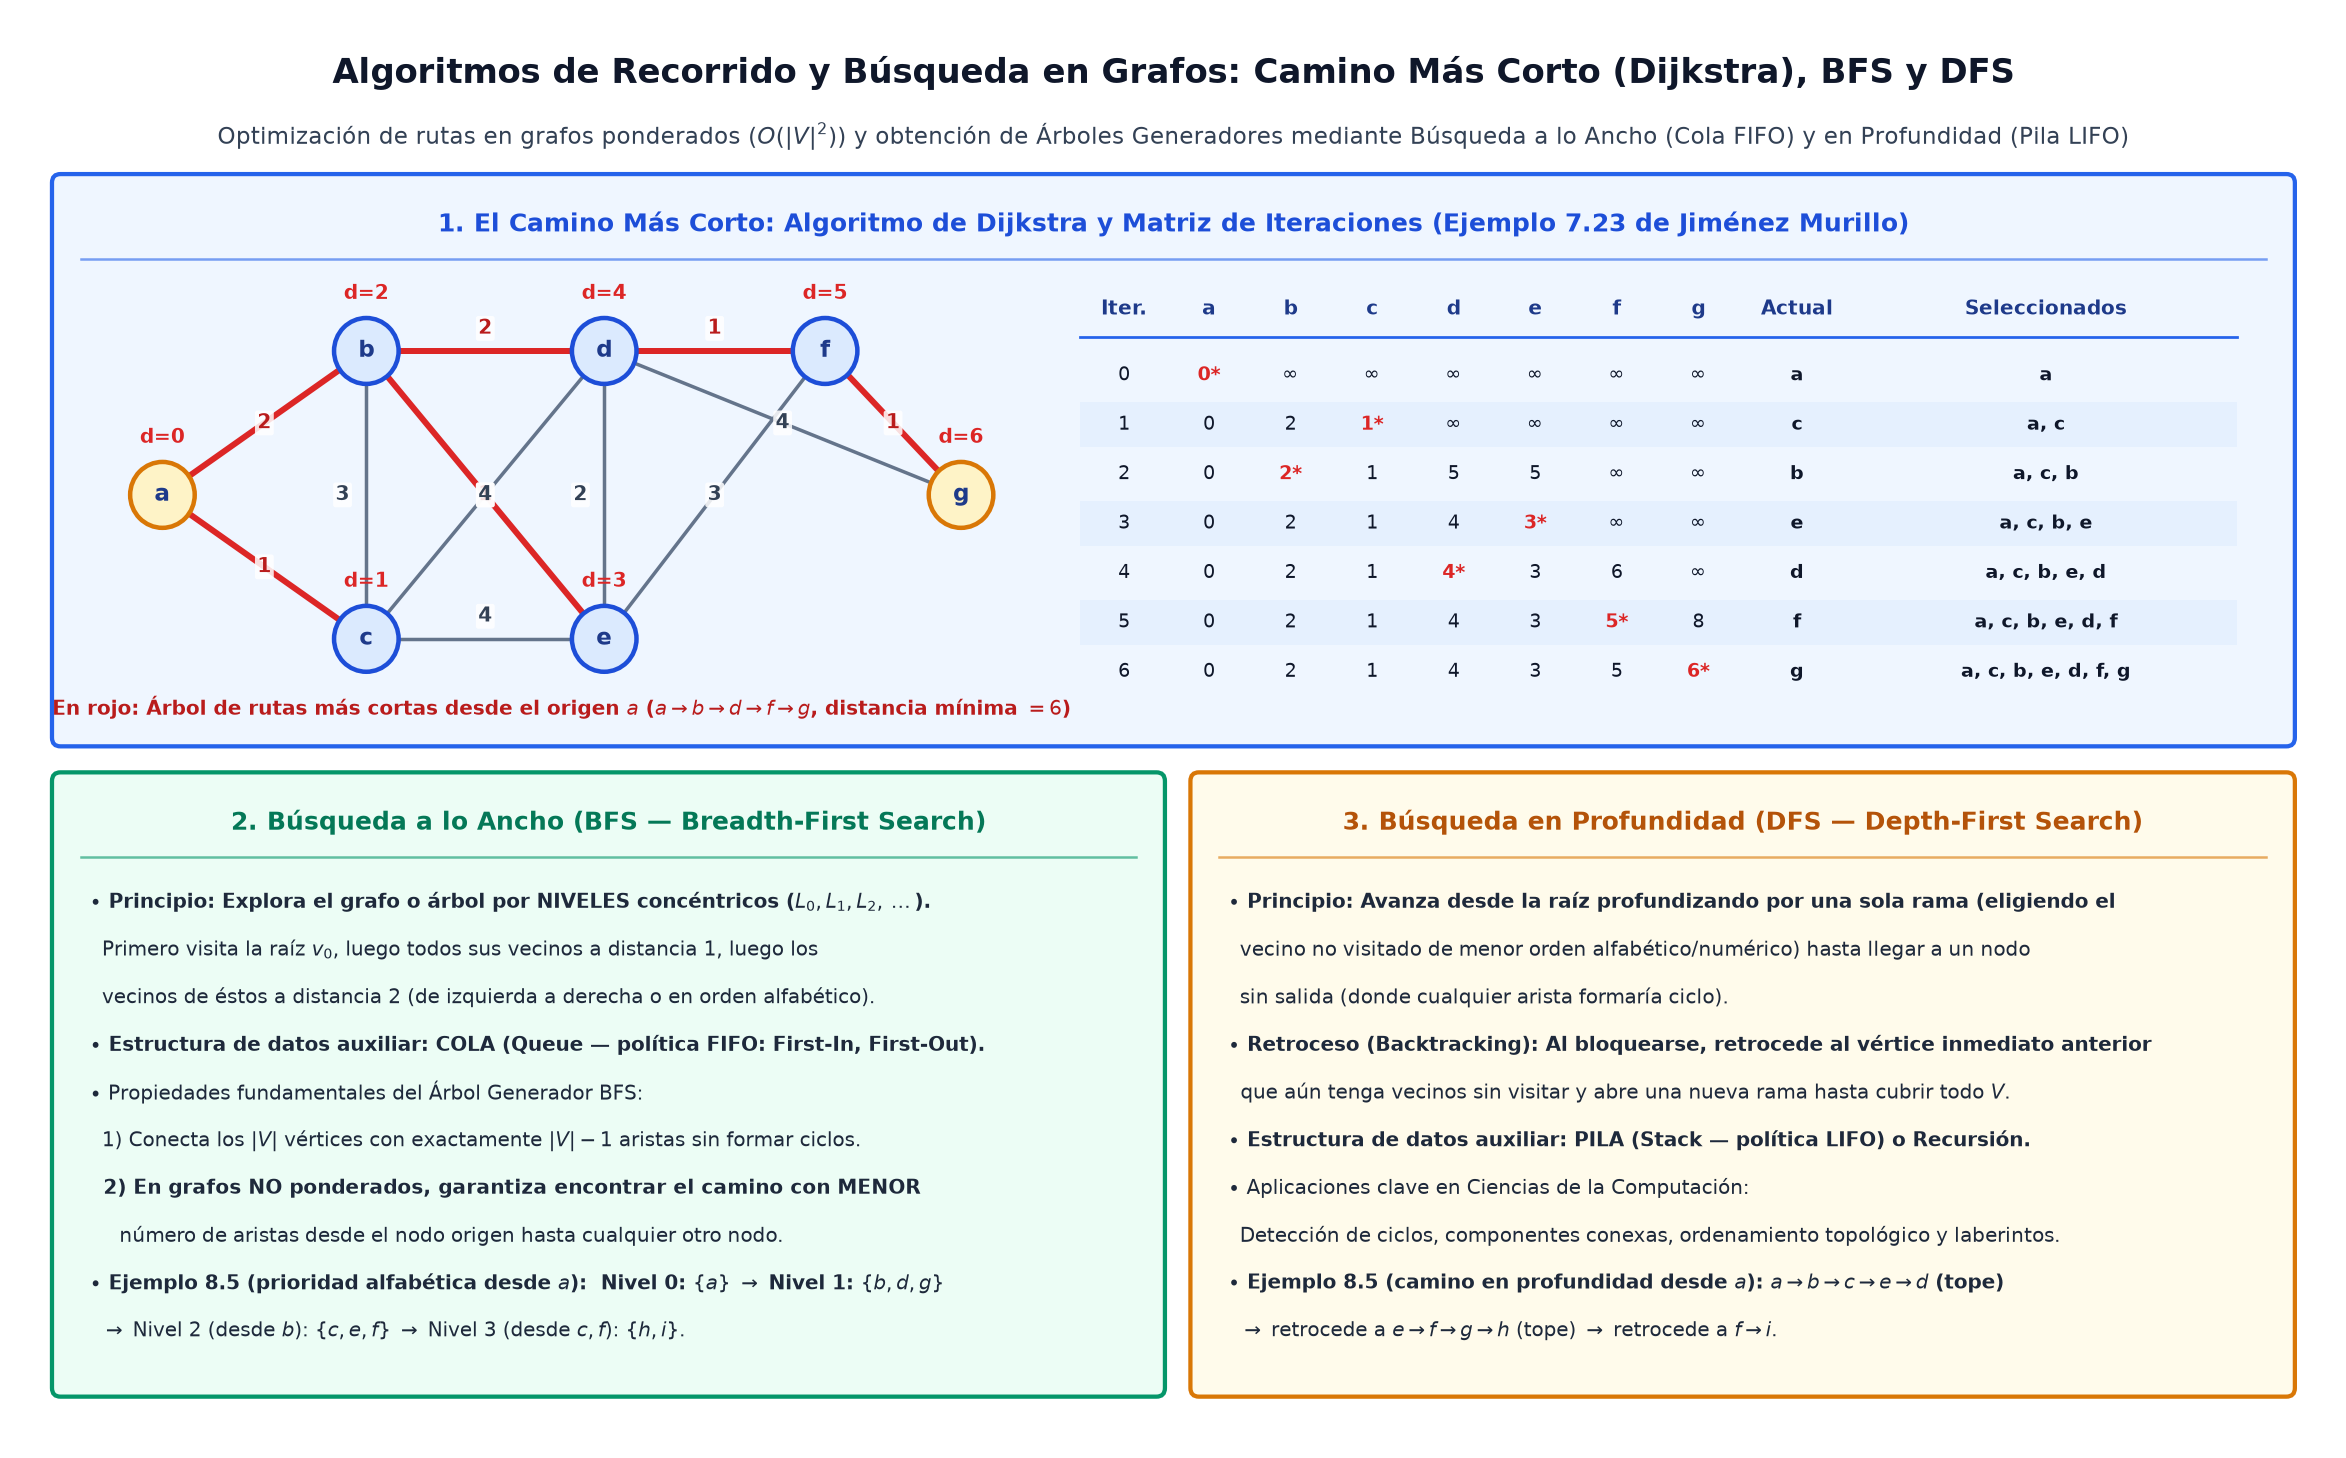

The script that saved this image:
import os
import matplotlib.pyplot as plt
import matplotlib.patches as patches


def draw_panel(ax, x, y, w, h, title, bg_color, border_color, title_color):
    rect = patches.FancyBboxPatch(
        (x, y), w, h,
        boxstyle="round,pad=0.05",
        facecolor=bg_color,
        edgecolor=border_color,
        linewidth=1.7
    )
    ax.add_patch(rect)
    ax.text(
        x + w / 2, y + h - 0.24, title,
        ha='center', va='center',
        fontsize=9.8, fontweight='bold', color=title_color
    )
    ax.plot([x + 0.12, x + w - 0.12], [y + h - 0.44, y + h - 0.44], color=border_color, linewidth=1.0, alpha=0.6)


def draw_node(ax, x, y, lbl, dist_lbl=None, bg='#dbeafe', border='#1d4ed8', tcol='#1e3a8a', r=0.20):
    ax.add_patch(patches.Circle((x, y), r, facecolor=bg, edgecolor=border, linewidth=1.8, zorder=5))
    ax.text(x, y, lbl, ha='center', va='center', fontsize=9.0, fontweight='bold', color=tcol, zorder=6)
    if dist_lbl is not None:
        ax.text(x, y + r + 0.14, dist_lbl, ha='center', va='center', fontsize=7.8, fontweight='bold', color='#dc2626', zorder=7)


def main():
    fig, ax = plt.subplots(figsize=(13.6, 8.2), dpi=180)
    ax.set_xlim(0, 13.6)
    ax.set_ylim(0, 8.2)
    ax.axis('off')

    # Main Title
    ax.text(
        6.8, 7.88,
        "Algoritmos de Recorrido y Búsqueda en Grafos: Camino Más Corto (Dijkstra), BFS y DFS",
        ha='center', va='center', fontsize=13.5, fontweight='bold', color='#0f172a'
    )
    ax.text(
        6.8, 7.52,
        r"Optimización de rutas en grafos ponderados ($O(|V|^2)$) y obtención de Árboles Generadores mediante Búsqueda a lo Ancho (Cola FIFO) y en Profundidad (Pila LIFO)",
        ha='center', va='center', fontsize=9.4, color='#334155'
    )

    # Top Panel: Algoritmo de Dijkstra (Ejemplo 7.23 de Jiménez Murillo, pp. 330-332)
    draw_panel(ax, 0.25, 4.05, 13.1, 3.2, "1. El Camino Más Corto: Algoritmo de Dijkstra y Matriz de Iteraciones (Ejemplo 7.23 de Jiménez Murillo)", '#eff6ff', '#2563eb', '#1d4ed8')

    # Left inside Top Panel: Weighted Graph of Ejemplo 7.23
    pts = {
        "a": (0.85, 5.45),
        "b": (2.05, 6.28),
        "c": (2.05, 4.62),
        "d": (3.45, 6.28),
        "e": (3.45, 4.62),
        "f": (4.75, 6.28),
        "g": (5.55, 5.45),
    }
    w_edges = [
        ("a", "b", "2", True), ("a", "c", "1", True),
        ("b", "c", "3", False), ("b", "d", "2", True), ("b", "e", "1", True),
        ("c", "d", "4", False), ("c", "e", "4", False),
        ("d", "e", "2", False), ("d", "f", "1", True), ("d", "g", "4", False),
        ("e", "f", "3", False), ("f", "g", "1", True),
    ]
    for u, v, w_str, is_short in w_edges:
        x1, y1 = pts[u]
        x2, y2 = pts[v]
        col = '#dc2626' if is_short else '#64748b'
        lw = 2.4 if is_short else 1.4
        ax.plot([x1, x2], [y1, y2], color=col, linewidth=lw, zorder=2)
        mx, my = (x1 + x2) / 2, (y1 + y2) / 2
        offset_y = 0.13 if y1 == y2 else 0.0
        offset_x = -0.14 if x1 == x2 else 0.0
        ax.text(mx + offset_x, my + offset_y, w_str, ha='center', va='center', fontsize=8.0, fontweight='bold',
                color='#b91c1c' if is_short else '#334155',
                bbox=dict(boxstyle="round,pad=0.12", facecolor='white', edgecolor='none', alpha=0.85))

    dists_final = {"a": "d=0", "b": "d=2", "c": "d=1", "d": "d=4", "e": "d=3", "f": "d=5", "g": "d=6"}
    for k, (px, py) in pts.items():
        draw_node(ax, px, py, k, dists_final[k], bg='#fef3c7' if k in ("a", "g") else '#dbeafe',
                  border='#d97706' if k in ("a", "g") else '#1d4ed8', r=0.19)

    ax.text(3.2, 4.22, r"En rojo: Árbol de rutas más cortas desde el origen $a$ ($a \to b \to d \to f \to g$, distancia mínima $= 6$)",
            ha='center', va='center', fontsize=8.0, fontweight='bold', color='#b91c1c')

    # Right inside Top Panel: Iteration Table of Ejemplo 7.23
    tx0, ty0 = 6.25, 4.32
    t_headers = ["Iter.", "a", "b", "c", "d", "e", "f", "g", "Actual", "Seleccionados"]
    col_w = [0.52, 0.48, 0.48, 0.48, 0.48, 0.48, 0.48, 0.48, 0.68, 2.25]
    cur_x = tx0
    col_centers = []
    for cw in col_w:
        col_centers.append(cur_x + cw / 2)
        cur_x += cw

    for cx, ht in zip(col_centers, t_headers):
        ax.text(cx, 6.52, ht, ha='center', va='center', fontsize=7.9, fontweight='bold', color='#1e3a8a')
    ax.plot([tx0, cur_x], [6.36, 6.36], color='#2563eb', lw=1.1)

    d_rows = [
        ["0", "0*", r"$\infty$", r"$\infty$", r"$\infty$", r"$\infty$", r"$\infty$", r"$\infty$", "a", "a"],
        ["1", "0", "2", "1*", r"$\infty$", r"$\infty$", r"$\infty$", r"$\infty$", "c", "a, c"],
        ["2", "0", "2*", "1", "5", "5", r"$\infty$", r"$\infty$", "b", "a, c, b"],
        ["3", "0", "2", "1", "4", "3*", r"$\infty$", r"$\infty$", "e", "a, c, b, e"],
        ["4", "0", "2", "1", "4*", "3", "6", r"$\infty$", "d", "a, c, b, e, d"],
        ["5", "0", "2", "1", "4", "3", "5*", "8", "f", "a, c, b, e, d, f"],
        ["6", "0", "2", "1", "4", "3", "5", "6*", "g", "a, c, b, e, d, f, g"],
    ]
    for r_i, r_vals in enumerate(d_rows):
        ry = 6.14 - r_i * 0.285
        if r_i % 2 == 1:
            ax.add_patch(patches.Rectangle((tx0, ry - 0.13), sum(col_w), 0.26, facecolor='#dbeafe', alpha=0.45, edgecolor='none'))
        for c_i, val in enumerate(r_vals):
            is_star = val.endswith("*")
            ax.text(col_centers[c_i], ry, val, ha='center', va='center', fontsize=7.75,
                    fontweight='bold' if (is_star or c_i >= 8) else 'normal',
                    color='#dc2626' if is_star else '#0f172a')

    # Bottom-Left Panel: Búsqueda a lo Ancho (BFS) - Secc. 8.6.1 y 8.6.3 Jiménez Murillo
    draw_panel(ax, 0.25, 0.3, 6.45, 3.5, "2. Búsqueda a lo Ancho (BFS — Breadth-First Search)", '#ecfdf5', '#059669', '#047857')
    bfs_lines = [
        r"$\bullet$ Principio: Explora el grafo o árbol por NIVELES concéntricos ($L_0, L_1, L_2, \dots$).",
        r"  Primero visita la raíz $v_0$, luego todos sus vecinos a distancia $1$, luego los",
        r"  vecinos de éstos a distancia $2$ (de izquierda a derecha o en orden alfabético).",
        r"$\bullet$ Estructura de datos auxiliar: COLA (Queue — política FIFO: First-In, First-Out).",
        r"$\bullet$ Propiedades fundamentales del Árbol Generador BFS:",
        r"  1) Conecta los $|V|$ vértices con exactamente $|V| - 1$ aristas sin formar ciclos.",
        r"  2) En grafos NO ponderados, garantiza encontrar el camino con MENOR",
        r"     número de aristas desde el nodo origen hasta cualquier otro nodo.",
        r"$\bullet$ Ejemplo 8.5 (prioridad alfabética desde $a$):  Nivel 0: $\{a\}$ $\to$ Nivel 1: $\{b, d, g\}$",
        r"  $\to$ Nivel 2 (desde $b$): $\{c, e, f\}$ $\to$ Nivel 3 (desde $c, f$): $\{h, i\}$."
    ]
    for idx, bl in enumerate(bfs_lines):
        ry = 3.10 - idx * 0.275
        w_f = 'bold' if idx in (0, 3, 6, 8) else 'normal'
        ax.text(0.42, ry, bl, ha='left', va='center', fontsize=7.95, fontweight=w_f, color='#1e293b')

    # Bottom-Right Panel: Búsqueda en Profundidad (DFS) - Secc. 8.6.2 y 8.6.3 Jiménez Murillo
    draw_panel(ax, 6.95, 0.3, 6.4, 3.5, "3. Búsqueda en Profundidad (DFS — Depth-First Search)", '#fffbeb', '#d97706', '#b45309')
    dfs_lines = [
        r"$\bullet$ Principio: Avanza desde la raíz profundizando por una sola rama (eligiendo el",
        r"  vecino no visitado de menor orden alfabético/numérico) hasta llegar a un nodo",
        r"  sin salida (donde cualquier arista formaría ciclo).",
        r"$\bullet$ Retroceso (Backtracking): Al bloquearse, retrocede al vértice inmediato anterior",
        r"  que aún tenga vecinos sin visitar y abre una nueva rama hasta cubrir todo $V$.",
        r"$\bullet$ Estructura de datos auxiliar: PILA (Stack — política LIFO) o Recursión.",
        r"$\bullet$ Aplicaciones clave en Ciencias de la Computación:",
        r"  Detección de ciclos, componentes conexas, ordenamiento topológico y laberintos.",
        r"$\bullet$ Ejemplo 8.5 (camino en profundidad desde $a$): $a \to b \to c \to e \to d$ (tope)",
        r"  $\to$ retrocede a $e \to f \to g \to h$ (tope) $\to$ retrocede a $f \to i$."
    ]
    for idx, dl in enumerate(dfs_lines):
        ry = 3.10 - idx * 0.275
        w_f = 'bold' if idx in (0, 3, 5, 8) else 'normal'
        ax.text(7.12, ry, dl, ha='left', va='center', fontsize=7.95, fontweight=w_f, color='#1e293b')

    plt.tight_layout()
    out_path = os.path.join(os.path.dirname(os.path.abspath(__file__)), "algoritmos-recorrido-busqueda-dijkstra-bfs-dfs.png")
    plt.savefig(out_path, dpi=180, bbox_inches='tight', facecolor='white')
    plt.close()


if __name__ == "__main__":
    main()
